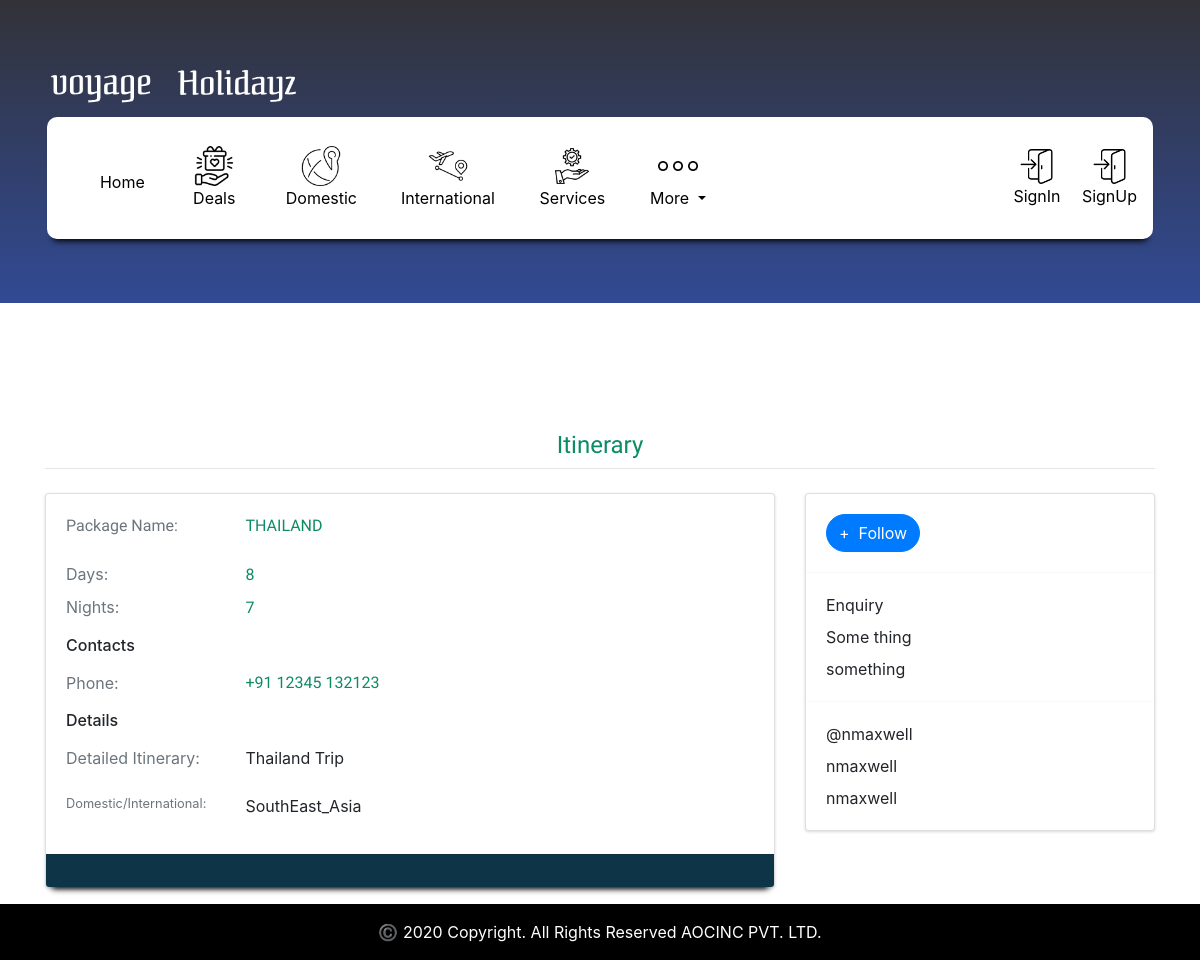
Page /SouthEast_Asia_Package_Detail/1/ on the committed database.
### Holidays/models.py (models this page shows, shortened)
class SouthEast_Asia_Packages(models.Model):
    Trip_Name           = models.CharField(max_length=255, blank=False)
    Days                = models.PositiveIntegerField()
    Nights              = models.PositiveIntegerField()
    Datailed_Itinerary  = models.TextField()
    Location_Image      = models.FileField(upload_to='media/SouthEast_Asia/HolidayPackage_Images/')
    Package             = models.CharField(max_length=59, choices = package_choice, default = '')
    uploaded_at         = models.DateTimeField(auto_now_add=True)

### Holidays/views.py (the view)
# urls.py: path('SouthEast_Asia_Package_Detail/<int:id>/', views.SouthEast_Asia_Packages_Detail, name = 'SouthEast_Asia_Package_Detail'),
def SouthEast_Asia_Packages_Detail(request, id = None):
    SouthEast_Asia_Packages_Data = get_object_or_404(SouthEast_Asia_Packages, id = id)
    context = {
        'SouthEast_Asia_Packages_Data':SouthEast_Asia_Packages_Data,
    }
    template = 'Holidays/SouthEast_Asia_Package_Detial.html'
    return render(request,template,context)

### Holidays/templates/Holidays/SouthEast_Asia_Package_Detial.html (shortened to what this page needs)
<!DOCTYPE html>
{% extends 'Voyage_LandingApp/base.html' %}
{% load static %}
{% load crispy_forms_tags %}
{% block content %}
<div class="layout-content">
    <div class="container flex-grow-1 container-p-y">
      <div class="container-m-nx container-m-ny theme-bg-white mb-4">
        <div class="media col-md-10 col-lg-8 col-xl-7 py-5 mx-auto">
        </div>
        <h4 class="text-center trip-title"> Itinerary</h4>
        <hr class="m-0">
      </div>
      <div class="row">
        <div class="col">
          <div class="card mb-4">
            <div class="card-body">
              <div class="row mb-2">
                <div class="col-md-3 text-muted trip-title">Package Name:</div>
                <div class="col-md-9">
                 <p class="trip-title"> {{SouthEast_Asia_Packages_Data.Trip_Name | upper }} </p>
                </div>
              </div>
              <div class="row mb-2">
                <div class="col-md-3 text-muted">Days:</div>
                <div class="col-md-9">
                  <a href="javascript:void(0)" class=" trip-title">{{ SouthEast_Asia_Packages_Data.Days }}</a>
                </div>
              </div>
              <div class="row mb-2">
                <div class="col-md-3 text-muted">Nights:</div>
                <div class="col-md-9">
                  <a href="javascript:void(0)" class="trip-title">{{ SouthEast_Asia_Packages_Data.Nights}}</a>
                </div>
              </div>
              <h6 class="my-3">Contacts</h6>
              <div class="row mb-2">
                <div class="col-md-3 text-muted">Phone:</div>
                <div class="col-md-9 trip-title">
                  +91 12345 132123
                </div>
              </div>
              <h6 class="my-3">Details</h6>
              <div class="row mb-2">
                <div class="col-md-3 text-muted">Detailed Itinerary:</div>
                <div class="col-md-9">
                  <p>{{ SouthEast_Asia_Packages_Data.Datailed_Itinerary }}</p>
                </div>
              </div>
              <div class="row">
                <div class="col-md-3 text-muted small">Domestic/International:</div>
                <div class="col-md-9">
                  <p> {{ SouthEast_Asia_Packages_Data.Package }}</p>
                </div>
              </div>
            </div>
            <div class="card-footer text-center p-0 itinerary-footer">
              <div class="row no-gutters row-bordered row-border-light">
                <a href="javascript:void(0)" class="d-flex col flex-column text-body py-3">
                </a>
                <a href="javascript:void(0)" class="d-flex col flex-column text-body py-3">
                </a>
                <a href="javascript:void(0)" class="d-flex col flex-column text-body py-3">
                </a>
              </div>
            </div>
          </div>
        </div>
        <div class="col-xl-4">
          <div class="card mb-4">
            <div class="card-body">
              <a href="javascript:void(0)" class="btn btn-primary rounded-pill">+&nbsp; Follow</a>
              <a href="javascript:void(0)" class="btn icon-btn btn-default md-btn-flat rounded-pill">
              </a>
            </div>
            <hr class="border-light m-0">
            <div class="card-body">
              <p class="mb-2">
                 Enquiry</p>
              <p class="mb-2">
                 Some thing</p>
              <p class="mb-0">
                <a href="javascript:void(0)" class="text-body">something</a>
              </p>
            </div>
            <hr class="border-light m-0">
            <div class="card-body">
              <a href="javascript:void(0)" class="d-block text-body mb-2">
                 @nmaxwell
              </a>
              <a href="javascript:void(0)" class="d-block text-body mb-2">
                 nmaxwell
              </a>
              <a href="javascript:void(0)" class="d-block text-body mb-0">
                 nmaxwell
              </a>
            </div>
          </div>
          </div>
      </div><br><br>
{% endblock %}

### static/css/voyage_style.css (style rules this page uses)
.base-body { overflow-x: hidden !important; }
.card { border-radius: 5px; -webkit-box-shadow: 0 1px 2.94px 0.06px rgba(4,26,55,0.16); box-shadow: 0 1px 2.94px 0.06px rgba(4,26,55,0.16); border: none; margin-bottom: 30px; -webkit-transition: all 0.3s ease-in-out; transition: all 0.3s ease-in-out; }
.trip-title { color:rgb(12, 139, 101); font-family: 'Volkhov', serif; }
.layout-content .itinerary-footer { background: rgb(14,52,72); background: linear-gradient(90deg, rgba(14,52,72,1) 100%, rgba(174,174,174,1) 100%); box-shadow: 0 8px 6px -6px black; }

### rows in the picture
SouthEast_Asia_Packages: Trip_Name "THAILAND", Days "8", Nights "7", Datailed_Itinerary "Thailand Trip", Package "SouthEast_Asia"
